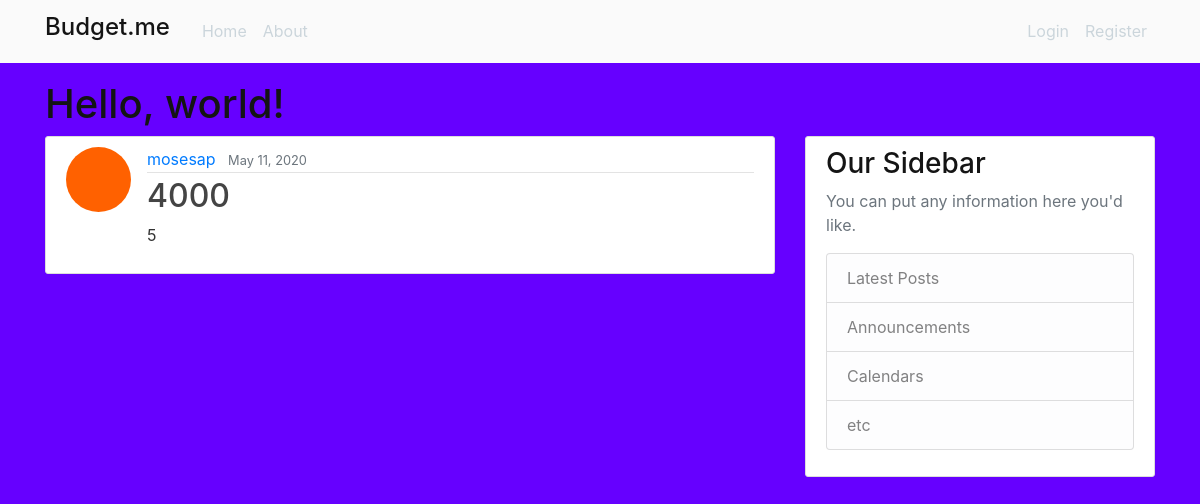
Screenshot of /income/3/ with the database file from the repository.
### forum/models.py (models this page shows, shortened)
class Income(models.Model):
    user = models.ForeignKey(User, on_delete=models.CASCADE)
    rate = models.CharField(max_length=1, choices=rate_choices, default="1")
    income = models.PositiveIntegerField()
    date_posted = models.DateTimeField(default=timezone.now)

### users/models.py (models this page shows, shortened)
class Profile(models.Model):
    user = models.OneToOneField(User, on_delete=models.CASCADE)
    image = models.ImageField(default='default.jpg', upload_to="profile_pics")

### forum/views.py (the view)
# urls.py: path('income/<int:pk>/', IncomeDetailView.as_view(), name='income-detail'),
class IncomeDetailView(DetailView):
    model = Income
    template_name = 'forum/income_detail.html'

### forum/templates/forum/income_detail.html (shortened to what this page needs)
{% extends "forum/base.html" %}
{% block content %}
    <article class="media content-section">
        <img class="rounded-circle article-img" src="{{ object.user.profile.image.url }}">
        <div class="media-body">
            <div class="article-metadata">
                <a class="mr-2" href="{% url 'user-income' object.user.username %}">{{ object.user }}</a>
                <small class="text-muted">{{ object.date_posted|date:"F d, Y" }}</small>
            </div>
            <h2 class="article-title">{{ object.income }}</h2>
            <p class="article-content">{{ object.rate }}</p>
        </div>
    </article>
{% endblock content %}

### forum/static/prof/main.css (style rules this page uses)
body { background: #6600ff; color: #333333; margin-top: 5rem; }
h1, h2, h3, h4, h5, h6 { color:#141414 }
.content-section { background: #ffffff; padding: 10px 20px; border: 1px solid #dddddd; border-radius: 3px; margin-bottom: 20px; }
.article-title { color: #444444; }
.article-content { white-space: pre-line; }
.article-img { height: 65px; width: 65px; margin-right: 16px; }
.article-metadata { padding-bottom: 1px; margin-bottom: 4px; border-bottom: 1px solid #e3e3e3 }

### rows the page displays
Income: user.profile.image (picture), user "mosesap", date_posted "May 11, 2020", income "4000", rate "5"
